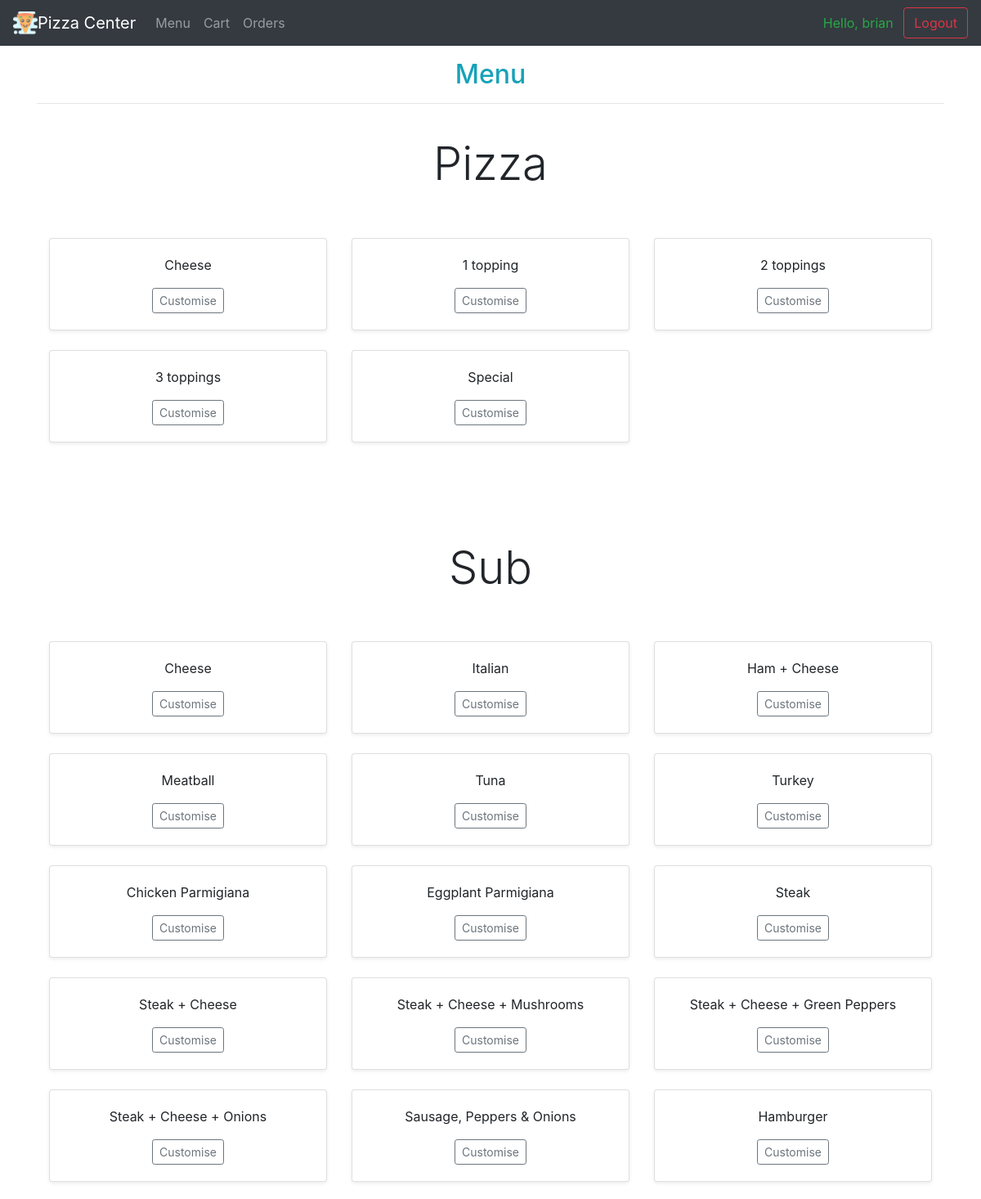
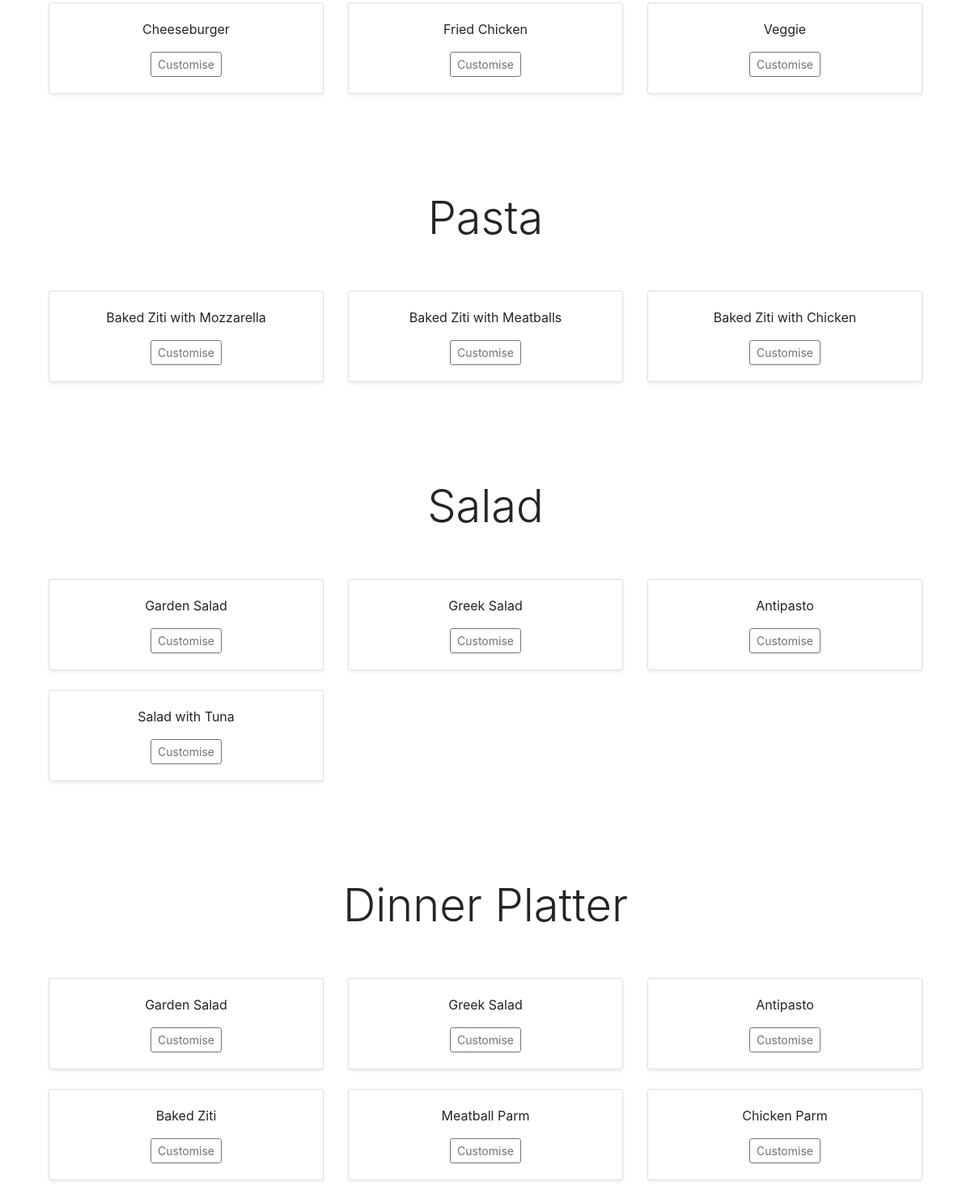
Screenshot of /menu (signed in) with the database file from the repository (2 pictures, top to bottom).
### orders/models.py (models this page shows, shortened)
class Regular_Pizza(models.Model):
    name = models.CharField(max_length=50)
    small = models.DecimalField(max_digits=6, decimal_places=2)
    large = models.DecimalField(max_digits=6, decimal_places=2)

class Sub(models.Model):
    name = models.CharField(max_length=50)
    small = models.DecimalField(
        max_digits=6, decimal_places=2, null=True, blank=True)
    large = models.DecimalField(max_digits=6, decimal_places=2)

class Pasta(models.Model):
    name = models.CharField(max_length=50)
    price = models.DecimalField(max_digits=6, decimal_places=2)

class Salad(models.Model):
    name = models.CharField(max_length=50)
    price = models.DecimalField(max_digits=6, decimal_places=2)

class Dinner_Platter(models.Model):
    name = models.CharField(max_length=50)
    small = models.DecimalField(max_digits=6, decimal_places=2)
    large = models.DecimalField(max_digits=6, decimal_places=2)

### orders/views.py (the view, shortened to what this page needs)
# urls.py: path('menu', views.menu, name="menu"),
@login_required
def menu(request):
    if request.method == 'GET':
        context = {
            "Regular_Pizzas": Regular_Pizza.objects.all(),
            "Sicilian_Pizzas": Sicilian_Pizza.objects.all(),
            "Toppings": Topping.objects.all(),
            "Subs": Sub.objects.all(),
            "Pastas": Pasta.objects.all(),
            "Salads": Salad.objects.all(),
            "Dinner_Platters": Dinner_Platter.objects.all(),
        }
        return render(request, 'orders/menu.html', context)

### orders/templates/orders/menu.html
{% extends 'orders/base.html' %}
{% block body %}
<br><br><br>
<div class="container text-center">
	<h2 class="text-info text-center">Menu</h2>
	<hr>
	<br>
	<h3 class="display-4">Pizza</h3>
	<div class="album py-5">
		<div class="container">
			<div class="row">
				{% for regular in Regular_Pizzas %}
				<div class="col-md-4">
					<div class="card mb-4 shadow-sm">
						<div class="card-body">
							<p class="card-text" align="center">
								{{ regular.name }}
							</p>
							<div class="btn-group">
								{% if regular.name == "Cheese" or regular.name == "Special" %}
								<a href="{% url 'customise0' regular.name %}">
									<button type="button" class="btn btn-sm btn-outline-secondary">Customise</button>
								</a>
								{% else %}
								<a href="{% url 'customise1' regular.name %}">
									<button type="button" class="btn btn-sm btn-outline-secondary">Customise</button>
								</a>
								{% endif %}
							</div>
						</div>
					</div>
				</div>
				{% endfor %}
			</div>
		</div>
	</div>
	<br><br>
	<h3 class="display-4">Sub</h3>
	<div class="album py-5">
		<div class="container">
			<div class="row">
				{% for sub in Subs %}
				<div class="col-md-4">
					<div class="card mb-4 shadow-sm">
						<div class="card-body">
							<p class="card-text" align="center">
								{{ sub.name }}
							</p>
							<div class="btn-group">
								<a href="{% url 'customise2' sub.name %}">
									<button type="button" class="btn btn-sm btn-outline-secondary">Customise</button>
								</a>
							</div>
						</div>
					</div>
				</div>
				{% endfor %}
			</div>
		</div>
	</div>
	<br><br>
	<h3 class="display-4">Pasta</h3>
	<div class="album py-5">
		<div class="container">
			<div class="row">
				{% for pasta in Pastas %}
				<div class="col-md-4">
					<div class="card mb-4 shadow-sm">
						<div class="card-body">
							<p class="card-text" align="center">
								{{ pasta.name }}
							</p>
							<div class="btn-group">
								<a href="{% url 'customise3' pasta.name %}">
									<button type="button" class="btn btn-sm btn-outline-secondary">Customise</button>
								</a>
							</div>
						</div>
					</div>
				</div>
				{% endfor %}
			</div>
		</div>
	</div>
	<br><br>
	<h3 class="display-4">Salad</h3>
	<div class="album py-5">
		<div class="container">
			<div class="row">
				{% for salad in Salads %}
				<div class="col-md-4">
					<div class="card mb-4 shadow-sm">
						<div class="card-body">
							<p class="card-text" align="center">
								{{ salad.name }}
							</p>
							<div class="btn-group">
								<a href="{% url 'customise3' salad.name %}">
									<button type="button" class="btn btn-sm btn-outline-secondary">Customise</button>
								</a>
							</div>
						</div>
					</div>
				</div>
				{% endfor %}
			</div>
		</div>
	</div>
	<br><br>
	<h3 class="display-4">Dinner Platter</h3>
	<div class="album py-5">
		<div class="container">
			<div class="row">
				{% for dinner in Dinner_Platters %}
				<div class="col-md-4">
					<div class="card mb-4 shadow-sm">
						<div class="card-body">
							<p class="card-text" align="center">
								{{ dinner.name }}
							</p>
							<div class="btn-group">
								<a href="{% url 'customise2' dinner.name %}">
									<button type="button" class="btn btn-sm btn-outline-secondary">Customise</button>
								</a>
							</div>
						</div>
					</div>
				</div>
				{% endfor %}
			</div>
		</div>
	</div>
</div>
{% endblock %}

### orders/templates/orders/base.html (shortened to what this page needs)
<!doctype html>
{% load static %}
<html lang="en">
<head>
  <link rel="stylesheet" href="https://stackpath.bootstrapcdn.com/bootstrap/4.4.1/css/bootstrap.min.css">
</head>
<body>
  <header>
    <nav class="navbar navbar-expand-md navbar-dark fixed-top bg-dark">
      <img src="{% static 'orders/logo.png' %}" height="30px">
      <a class="navbar-brand" href="{% url 'home' %}">Pizza Center</a>
      <div class="collapse navbar-collapse" id="navbarCollapse">
        <ul class="navbar-nav mr-auto">
          <li class="nav-item">
            <a class="nav-link" href="{% url 'menu' %}">Menu</a>
          </li>
          <li class="nav-item">
            <a class="nav-link" href="{% url 'cart' %}">Cart</a>
          </li>
          <li class="nav-item">
            <a class="nav-link" href="{% url 'order' %}">Orders</a>
          </li>
        </ul>
        {% if user.is_superuser %}
        <div class="mr-sm-2 text-success">Superuser, {{user.username}}</div> &nbsp
        <a href="{% url 'logoutuser' %}">
          <button class="btn btn-outline-danger my-2 my-sm-0">Logout</button>
        </a>
        {% elif user.is_authenticated %}
        <div class="mr-sm-2 text-success">Hello, {{user.username}}</div> &nbsp
        <a href="{% url 'logoutuser' %}">
          <button class="btn btn-outline-danger my-2 my-sm-0">Logout</button>
        </a>
        {% endif %}
      </div>
    </nav>
  </header>
  <main role="main">
    {% block body %} {% endblock %}
  </main>
</body>
</html>

### rows the page displays
Regular_Pizza: name "Cheese", shows "Customise"
Regular_Pizza: name "1 topping", shows "Customise"
Regular_Pizza: name "2 toppings", shows "Customise"
Regular_Pizza: name "3 toppings", shows "Customise"
Regular_Pizza: name "Special", shows "Customise"
Sub: name "Cheese"
Sub: name "Italian"
Sub: name "Ham + Cheese"
Sub: name "Meatball"
Sub: name "Tuna"
Sub: name "Turkey"
Sub: name "Chicken Parmigiana"
Sub: name "Eggplant Parmigiana"
Sub: name "Steak"
Sub: name "Steak + Cheese"
Sub: name "Steak + Cheese + Mushrooms"
Sub: name "Steak + Cheese + Green Peppers"
Sub: name "Steak + Cheese + Onions"
Sub: name "Sausage, Peppers & Onions"
Sub: name "Hamburger"
Sub: name "Cheeseburger"
Sub: name "Fried Chicken"
Sub: name "Veggie"
Pasta: name "Baked Ziti with Mozzarella"
Pasta: name "Baked Ziti with Meatballs"
Pasta: name "Baked Ziti with Chicken"
Salad: name "Garden Salad"
Salad: name "Greek Salad"
Salad: name "Antipasto"
Salad: name "Salad with Tuna"
Dinner_Platter: name "Garden Salad"
Dinner_Platter: name "Greek Salad"
Dinner_Platter: name "Antipasto"
Dinner_Platter: name "Baked Ziti"
Dinner_Platter: name "Meatball Parm"
Dinner_Platter: name "Chicken Parm"

### other values shown
{{ user.username }} "brian"
